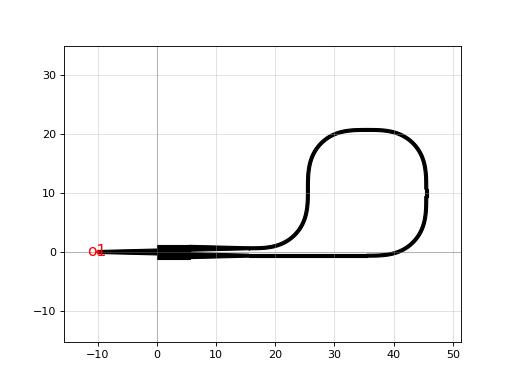

The Python source for this figure:
import gdsfactory as gf

c = gf.components.loop_mirror(bend90='bend_euler')
c.plot()
